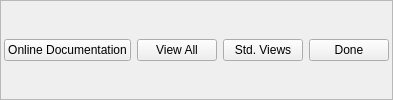
        <widget class="QFrame" name="bottom_frame">
         <property name="frameShape">
          <enum>QFrame::StyledPanel</enum>
         </property>
         <property name="frameShadow">
          <enum>QFrame::Raised</enum>
         </property>
         <layout class="QHBoxLayout" name="horizontalLayout_2">
          <property name="leftMargin">
           <number>3</number>
          </property>
          <property name="topMargin">
           <number>3</number>
          </property>
          <property name="rightMargin">
           <number>3</number>
          </property>
          <property name="bottomMargin">
           <number>3</number>
          </property>
          <item>
           <widget class="QPushButton" name="pushButtonDocumentation">
            <property name="text">
             <string>Online Documentation</string>
            </property>
           </widget>
          </item>
          <item>
           <widget class="QPushButton" name="viewAll_pushButton">
            <property name="text">
             <string>View All</string>
            </property>
           </widget>
          </item>
          <item>
           <widget class="QPushButton" name="stdViews_pushButton">
            <property name="text">
             <string>Std. Views</string>
            </property>
           </widget>
          </item>
          <item>
           <widget class="QPushButton" name="done_pushButton">
            <property name="sizePolicy">
             <sizepolicy hsizetype="Minimum" vsizetype="Fixed">
              <horstretch>0</horstretch>
              <verstretch>0</verstretch>
             </sizepolicy>
            </property>
            <property name="text">
             <string>Done</string>
            </property>
           </widget>
          </item>
         </layout>
        </widget>
